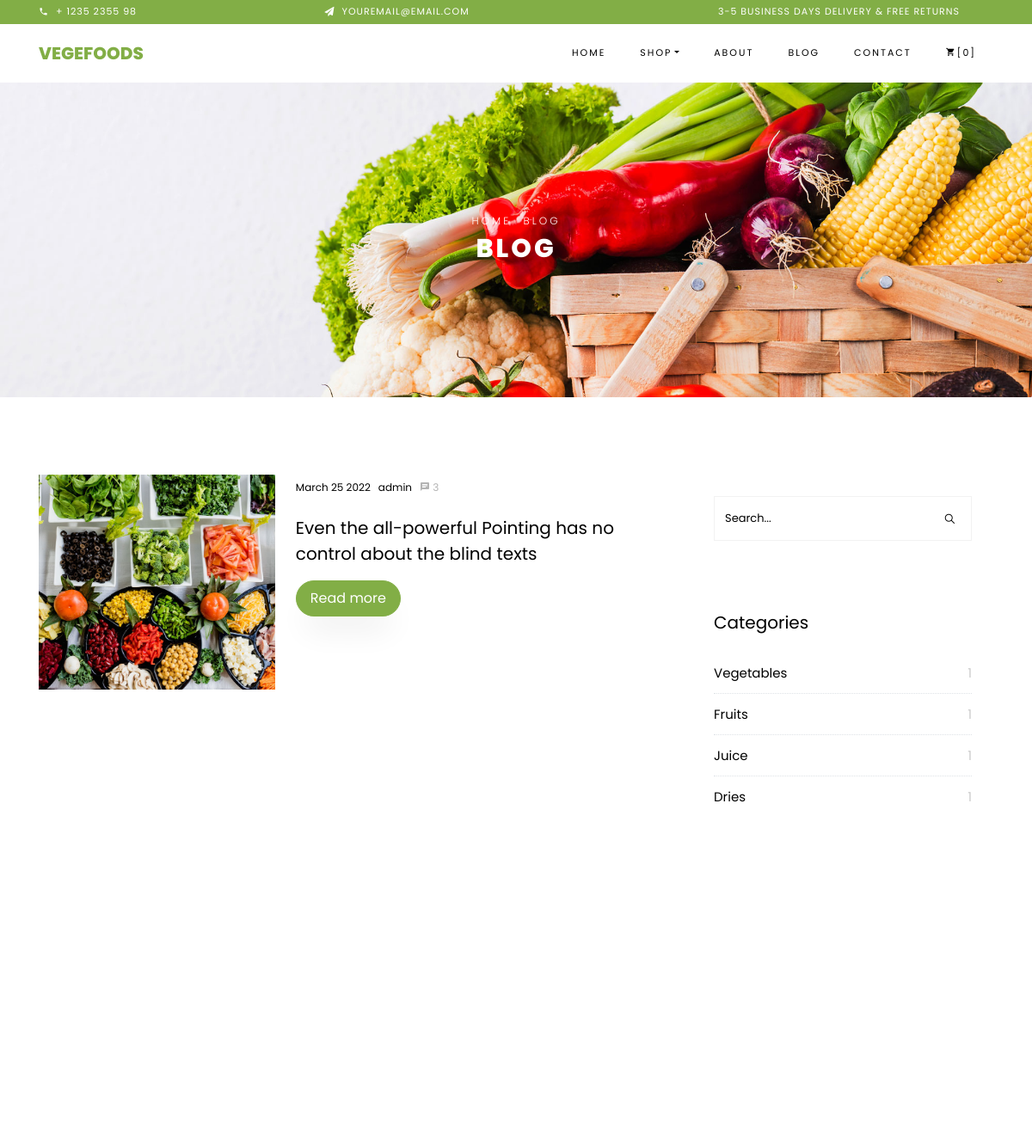
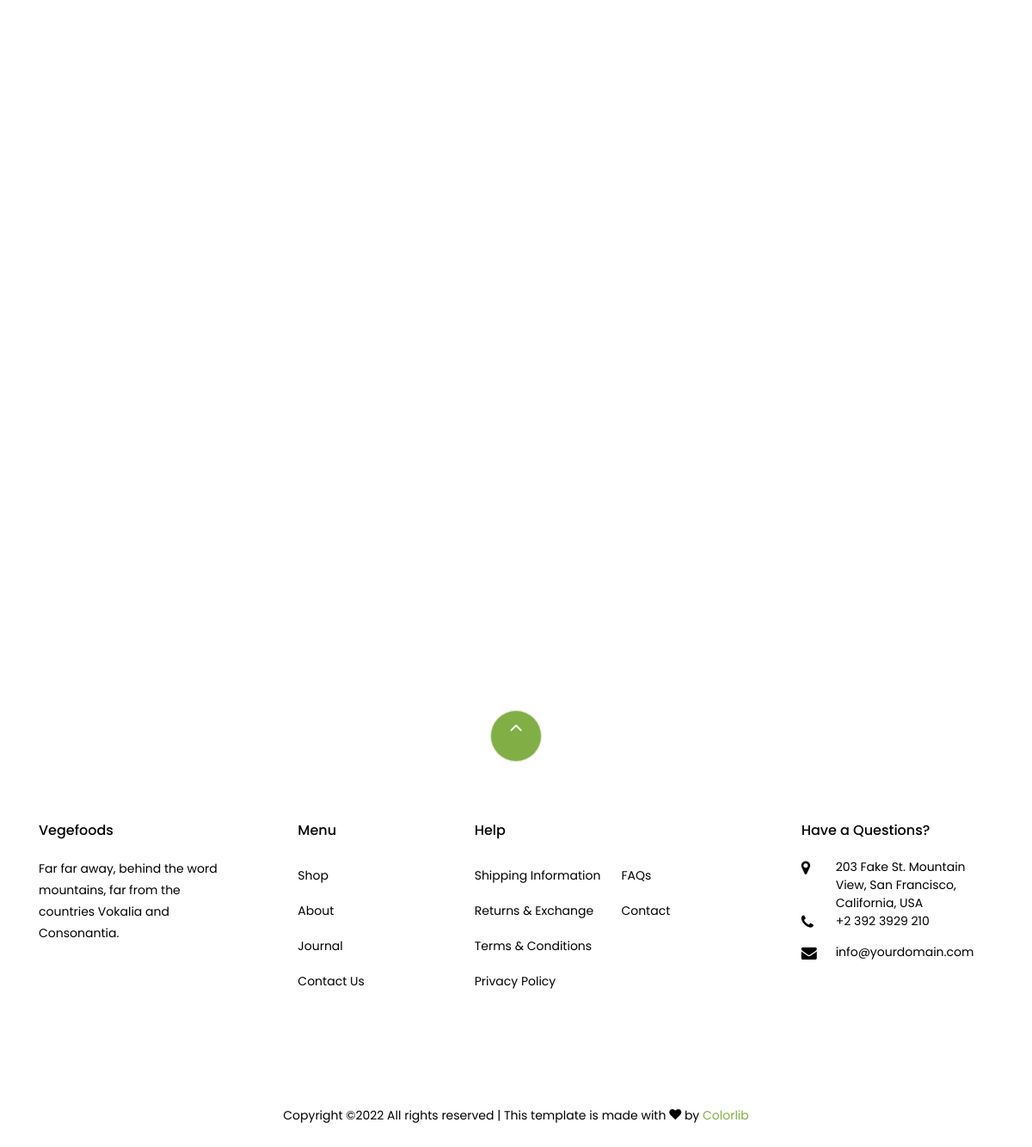
Screenshot of /blog/ with the database file from the repository (2 pictures, top to bottom).
### blog/models.py (models this page shows, shortened)
class Post(models.Model):
    author = models.ForeignKey(User,related_name='post_author' , on_delete=models.CASCADE , verbose_name=_('author'))
    title = models.CharField(max_length=50 , verbose_name=_('title'))
    description = models.TextField(max_length=10000 , verbose_name=_('description'))
    created_at = models.DateTimeField(default=timezone.now)
    image = models.ImageField(_('image') ,upload_to='blog/')
    category = models.ForeignKey('Category', related_name='post_category', on_delete=models.CASCADE , verbose_name=_('category'))
    tags = TaggableManager(_('tags') ,blank=True)
    slug = models.SlugField(_('slug') ,blank=True, null=True)
    active = models.BooleanField(default=False)
    class Meta:
        verbose_name = _("Post")
        verbose_name_plural = _("Posts")
    def __str__(self):
        return self.title
    def get_absolute_url(self):
        return reverse("blog:post_detail", kwargs={"pk": self.pk})

class Category(models.Model):
    name = models.CharField(max_length=25)
    slug = models.SlugField(_('slug') ,blank=True, null=True)
    class Meta:
        verbose_name = ("Category")
        verbose_name_plural = ("Categories")

### blog/views.py (the view)
# urls.py: path('' , PostList.as_view() , name='post_list'),
class PostList(ListView):
    model = Post
    template_name = 'blog/postList.html'
    def get_queryset(self):
        name = self.request.GET.get('q' , '')
        object_list = Post.objects.filter(
            Q(title__icontains=name) |
            Q(description__icontains=name)
        )
        return object_list
    def get_context_data(self, **kwargs):
        context = super().get_context_data(**kwargs)
        context["categories"] = Category.objects.all().annotate(post_count=Count('post_category'))
        context['tags']  = Tag.objects.all()
        context['recent_posts'] = Post.objects.all()[:3]
        return context

### templates/blog/postList.html (shortened to what this page needs)
   {% extends 'base.html' %}
   {% load static  %}
   {% block content  %}
   <div class="hero-wrap hero-bread" style="background-image: url('{% static 'images/bg_1.jpg' %}');">
       <div class="container">
           <div class="row no-gutters slider-text align-items-center justify-content-center">
               <div class="col-md-9 ftco-animate text-center">
                   <p class="breadcrumbs"><span class="mr-2"><a href="index.html">Home</a></span> <span>Blog</span></p>
                   <h1 class="mb-0 bread">Blog</h1>
               </div>
           </div>
       </div>
   </div>
   <section class="ftco-section ftco-degree-bg">
       <div class="container">
           <div class="row">
               <div class="col-lg-8 ftco-animate">
                   <div class="row">
                       {% for post in  object_list %}
                       <div class="col-md-12 d-flex ftco-animate">
                           <div class="blog-entry align-self-stretch d-md-flex">
                               <a href="{{post.get_absolute_url }}" class="block-20"
                                   style="background-image: url('{{post.image.url}}');">
                               </a>
                               <div class="text d-block pl-md-4">
                                   <div class="meta mb-3">
                                       <div><a href="#">{{ post.created_at|date:'F j Y'}}</a></div>
                                       <div><a href="#">{{ post.author }}</a></div>
                                       <div><a href="#" class="meta-chat"><span class="icon-chat"></span> 3</a></div>
                                   </div>
                                   <h3 class="heading"><a href="{{post.get_absolute_url }}">{{ post.title }}</a></h3>
                                   <p><a href="{{post.get_absolute_url }}" class="btn btn-primary py-2 px-3">Read more</a></p>
                               </div>
                           </div>
                       </div>
                       {% endfor %}
                   </div>
               </div>
               <div class="col-lg-4 sidebar ftco-animate">
                   <div class="sidebar-box">
                       <form action="{% url 'blog:post_list' %}" method='GET' class="search-form">
                           <div class="form-group">
                               <span class="icon ion-ios-search"></span>
                               <input type="text" name='q' class="form-control" placeholder="Search...">
                           </div>
                       </form>
                   </div>
                   <div class="sidebar-box ftco-animate">
                       <h3 class="heading">Categories</h3>
                       <ul class="categories">
                           {% for category in  categories %}
                           <li><a href="#">{{ category.name }}<span>{{category.post_count}}</span></a></li>
                           {% endfor %}
                       </ul>
                   </div>
               </div>
           </div>
       </div>
   </section>
   {% endblock content %}

### static/css/icomoon.css (style rules this page uses)
[class^="icon-"], [class*=" icon-"] { font-family: 'icomoon' !important; speak: none; font-style: normal; font-weight: normal; font-variant: normal; text-transform: none; line-height: 1; -webkit-font-smoothing: antialiased; -moz-osx-font-smoothing: grayscale; }
.icon-chat:before { content: "\e0b7"; }

### rows the page displays
Post: image (picture), created_at "March 25 2022", author "admin", title "Even the all-powerful Pointing has no control about the blind texts"
Category: name "Vegetables", post_count "1"
Category: name "Fruits", post_count "1"
Category: name "Juice", post_count "1"
Category: name "Dries", post_count "1"
